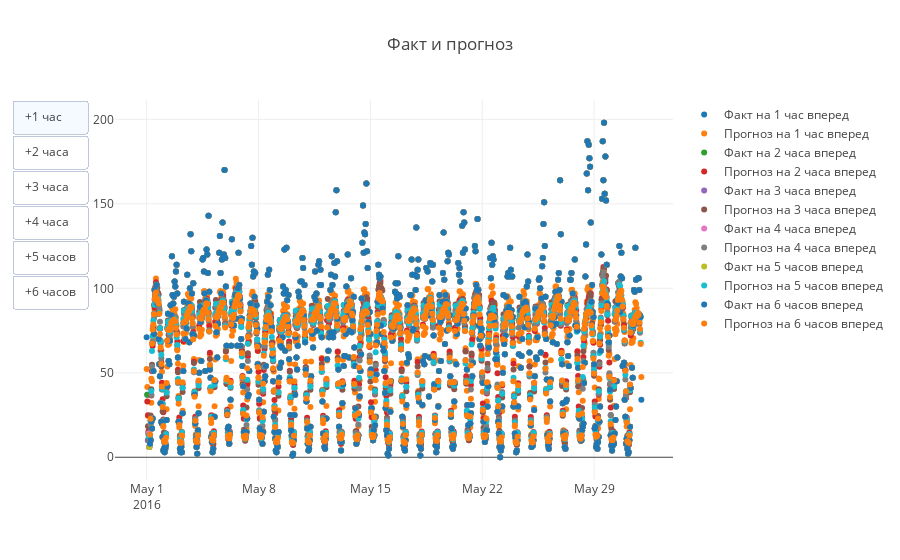

Write notebook code for a chart like this one.
### Markdown cell above
2. временной ряд фактического и прогнозируемого спроса на такси в выбираемой области.

### Code cell
#отрисовал только 1 квартал, чтобы не тормозил ноутбук

#1
date_from = pd.to_datetime('2016-04-30 23:00:00') + pd.Timedelta(hours=1)
date_to = pd.to_datetime('2016-05-31 17:00:00') + pd.Timedelta(hours=1)

trace1_true = Scatter(
    x = data[(data['region']==1075) & (data['datetime']>=date_from) & (data['datetime']<=date_to)]['datetime'],
    y = data[(data['region']==1075) & (data['datetime']>=date_from) & (data['datetime']<=date_to)]['cnt'],
    mode='markers',
    name='Факт на 1 час вперед'
)

trace1_pred = Scatter(
    x = data[(data['region']==1075) & (data['datetime']>=date_from) & (data['datetime']<=date_to)]['datetime'],
    y = X_test[X_test['region']==1075]['y_pred1'],
    mode='markers',
    name='Прогноз на 1 час вперед'
)

#2
date_from = pd.to_datetime('2016-04-30 23:00:00') + pd.Timedelta(hours=2)
date_to = pd.to_datetime('2016-05-31 17:00:00') + pd.Timedelta(hours=2)

trace2_true = Scatter(
    x = data[(data['region']==1075) & (data['datetime']>=date_from) & (data['datetime']<=date_to)]['datetime'],
    y = data[(data['region']==1075) & (data['datetime']>=date_from) & (data['datetime']<=date_to)]['cnt'],
    mode='markers',
    name='Факт на 2 часа вперед'
)

trace2_pred = Scatter(
    x = data[(data['region']==1075) & (data['datetime']>=date_from) & (data['datetime']<=date_to)]['datetime'],
    y = X_test[X_test['region']==1075]['y_pred2'],
    mode='markers',
    name='Прогноз на 2 часа вперед'
)

#3
date_from = pd.to_datetime('2016-04-30 23:00:00') + pd.Timedelta(hours=3)
date_to = pd.to_datetime('2016-05-31 17:00:00') + pd.Timedelta(hours=3)

trace3_true = Scatter(
    x = data[(data['region']==1075) & (data['datetime']>=date_from) & (data['datetime']<=date_to)]['datetime'],
    y = data[(data['region']==1075) & (data['datetime']>=date_from) & (data['datetime']<=date_to)]['cnt'],
    mode='markers',
    name='Факт на 3 часа вперед'
)

trace3_pred = Scatter(
    x = data[(data['region']==1075) & (data['datetime']>=date_from) & (data['datetime']<=date_to)]['datetime'],
    y = X_test[X_test['region']==1075]['y_pred3'],
    mode='markers',
    name='Прогноз на 3 часа вперед'
)

#4
date_from = pd.to_datetime('2016-04-30 23:00:00') + pd.Timedelta(hours=4)
date_to = pd.to_datetime('2016-05-31 17:00:00') + pd.Timedelta(hours=4)

trace4_true = Scatter(
    x = data[(data['region']==1075) & (data['datetime']>=date_from) & (data['datetime']<=date_to)]['datetime'],
    y = data[(data['region']==1075) & (data['datetime']>=date_from) & (data['datetime']<=date_to)]['cnt'],
    mode='markers',
    name='Факт на 4 часа вперед'
)

trace4_pred = Scatter(
    x = data[(data['region']==1075) & (data['datetime']>=date_from) & (data['datetime']<=date_to)]['datetime'],
    y = X_test[X_test['region']==1075]['y_pred4'],
    mode='markers',
    name='Прогноз на 4 часа вперед'
)

#5
date_from = pd.to_datetime('2016-04-30 23:00:00') + pd.Timedelta(hours=5)
date_to = pd.to_datetime('2016-05-31 17:00:00') + pd.Timedelta(hours=5)

trace5_true = Scatter(
    x = data[(data['region']==1075) & (data['datetime']>=date_from) & (data['datetime']<=date_to)]['datetime'],
    y = data[(data['region']==1075) & (data['datetime']>=date_from) & (data['datetime']<=date_to)]['cnt'],
    mode='markers',
    name='Факт на 5 часов вперед'
)

trace5_pred = Scatter(
    x = data[(data['region']==1075) & (data['datetime']>=date_from) & (data['datetime']<=date_to)]['datetime'],
    y = X_test[X_test['region']==1075]['y_pred5'],
    mode='markers',
    name='Прогноз на 5 часов вперед'
)

#6
date_from = pd.to_datetime('2016-04-30 23:00:00') + pd.Timedelta(hours=6)
date_to = pd.to_datetime('2016-05-31 17:00:00') + pd.Timedelta(hours=6)

trace6_true = Scatter(
    x = data[(data['region']==1075) & (data['datetime']>=date_from) & (data['datetime']<=date_to)]['datetime'],
    y = data[(data['region']==1075) & (data['datetime']>=date_from) & (data['datetime']<=date_to)]['cnt'],
    mode='markers',
    name='Факт на 6 часов вперед'
)

trace6_pred = Scatter(
    x = data[(data['region']==1075) & (data['datetime']>=date_from) & (data['datetime']<=date_to)]['datetime'],
    y = X_test[X_test['region']==1075]['y_pred6'],
    mode='markers',
    name='Прогноз на 6 часов вперед'
)

data_ = [
    trace1_true, trace1_pred,
    trace2_true, trace2_pred,
    trace3_true, trace3_pred,
    trace4_true, trace4_pred,
    trace5_true, trace5_pred,
    trace6_true, trace6_pred
]

updatemenus = list(
    [
        dict(
            type='buttons',
            active=0,
            buttons=list(
                [
                    dict(
                        label='+1 час',
                        method='update',
                        args = [
                            {
                                'visible': [
                                    True, True,
                                    False, False,
                                    False, False,
                                    False, False,
                                    False, False,
                                    False, False
                                ]
                            }
                        ]
                    ),
                    dict(
                        label='+2 часа',
                        method='update',
                        args = [
                            {
                                'visible': [
                                    False, False,
                                    True, True,
                                    False, False,
                                    False, False,
                                    False, False,
                                    False, False
                                ]
                            }
                        ]
                    ),
                    dict(
                        label='+3 часа',
                        method='update',
                        args = [
                            {
                                'visible': [
                                    False, False,
                                    False, False,
                                    True, True,
                                    False, False,
                                    False, False,
                                    False, False
                                ]
                            }
                        ]
                    ),
                    dict(
                        label='+4 часа',
                        method='update',
                        args = [
                            {
                                'visible': [
                                    False, False,
                                    False, False,
                                    False, False,
                                    True, True,
                                    False, False,
                                    False, False
                                ]
                            }
                        ]
                    ),
                    dict(
                        label='+5 часов',
                        method='update',
                        args = [
                            {
                                'visible': [
                                    False, False,
                                    False, False,
                                    False, False,
                                    False, False,
                                    True, True,
                                    False, False
                                ]
                            }
                        ]
                    ),
                    dict(
                        label='+6 часов',
                        method='update',
                        args = [
                            {
                                'visible': [
                                    False, False,
                                    False, False,
                                    False, False,
                                    False, False,
                                    False, False,
                                    True, True
                                ]
                            }
                        ]
                    )
                ]
            )
        )
    ]
)

layout = dict(
    title='Факт и прогноз',
    updatemenus=updatemenus
)

fig = dict(data=data_, layout=layout)

iplot(fig)

### Figure 1 — Plotly figure (JSON) as saved in the notebook; plotly's stock layout.template omitted (floating-point values rounded to 4 significant figures; data arrays with more than 128 entries replaced by an {"elided": "..."} marker saying what was removed)
{"data": [{"mode": "markers", "name": "Факт на 1 час вперед", "type": "scatter", "uid": "af3b4e3e-bd70-4a05-b0a0-7610933ebc70", "x": {"elided": "739 str values"}, "y": {"elided": "739 int values"}}, {"mode": "markers", "name": "Прогноз на 1 час вперед", "type": "scatter", "uid": "4461beca-050f-4699-a052-e1361d6a680b", "x": {"elided": "739 str values"}, "y": {"elided": "739 float values"}}, {"mode": "markers", "name": "Факт на 2 часа вперед", "type": "scatter", "uid": "ad0ebebd-00da-437d-8ae2-cb3b86cce366", "x": {"elided": "739 str values"}, "y": {"elided": "739 int values"}}, {"mode": "markers", "name": "Прогноз на 2 часа вперед", "type": "scatter", "uid": "aa1ef626-f311-4789-becf-59e950126905", "x": {"elided": "739 str values"}, "y": {"elided": "739 float values"}}, {"mode": "markers", "name": "Факт на 3 часа вперед", "type": "scatter", "uid": "83173a27-9df5-4d27-810c-0acc96ed54a1", "x": {"elided": "739 str values"}, "y": {"elided": "739 int values"}}, {"mode": "markers", "name": "Прогноз на 3 часа вперед", "type": "scatter", "uid": "e39a62c5-a4c5-4696-b889-1ceaf65bad1c", "x": {"elided": "739 str values"}, "y": {"elided": "739 float values"}}, {"mode": "markers", "name": "Факт на 4 часа вперед", "type": "scatter", "uid": "77ad2cf7-c18b-498a-aa2e-56403825d791", "x": {"elided": "739 str values"}, "y": {"elided": "739 int values"}}, {"mode": "markers", "name": "Прогноз на 4 часа вперед", "type": "scatter", "uid": "77259c2c-7207-4a11-9bcd-58327c352530", "x": {"elided": "739 str values"}, "y": {"elided": "739 float values"}}, {"mode": "markers", "name": "Факт на 5 часов вперед", "type": "scatter", "uid": "5e63c825-61b7-42b8-ac04-8aee724fd0e8", "x": {"elided": "739 str values"}, "y": {"elided": "739 int values"}}, {"mode": "markers", "name": "Прогноз на 5 часов вперед", "type": "scatter", "uid": "38405753-9a6a-4002-afdd-8a3418c75c1d", "x": {"elided": "739 str values"}, "y": {"elided": "739 float values"}}, {"mode": "markers", "name": "Факт на 6 часов вперед", "type": "scatter", "uid": "ef1744f4-3208-496d-bb07-ac1f886ac836", "x": {"elided": "739 str values"}, "y": {"elided": "739 int values"}}, {"mode": "markers", "name": "Прогноз на 6 часов вперед", "type": "scatter", "uid": "911e8b60-0307-4512-87f5-dafe01989e87", "x": {"elided": "739 str values"}, "y": {"elided": "739 float values"}}], "layout": {"title": {"text": "Факт и прогноз"}, "updatemenus": [{"active": 0, "buttons": [{"args": [{"visible": [true, true, false, false, false, false, false, false, false, false, false, false]}], "label": "+1 час", "method": "update"}, {"args": [{"visible": [false, false, true, true, false, false, false, false, false, false, false, false]}], "label": "+2 часа", "method": "update"}, {"args": [{"visible": [false, false, false, false, true, true, false, false, false, false, false, false]}], "label": "+3 часа", "method": "update"}, {"args": [{"visible": [false, false, false, false, false, false, true, true, false, false, false, false]}], "label": "+4 часа", "method": "update"}, {"args": [{"visible": [false, false, false, false, false, false, false, false, true, true, false, false]}], "label": "+5 часов", "method": "update"}, {"args": [{"visible": [false, false, false, false, false, false, false, false, false, false, true, true]}], "label": "+6 часов", "method": "update"}], "type": "buttons"}]}}
